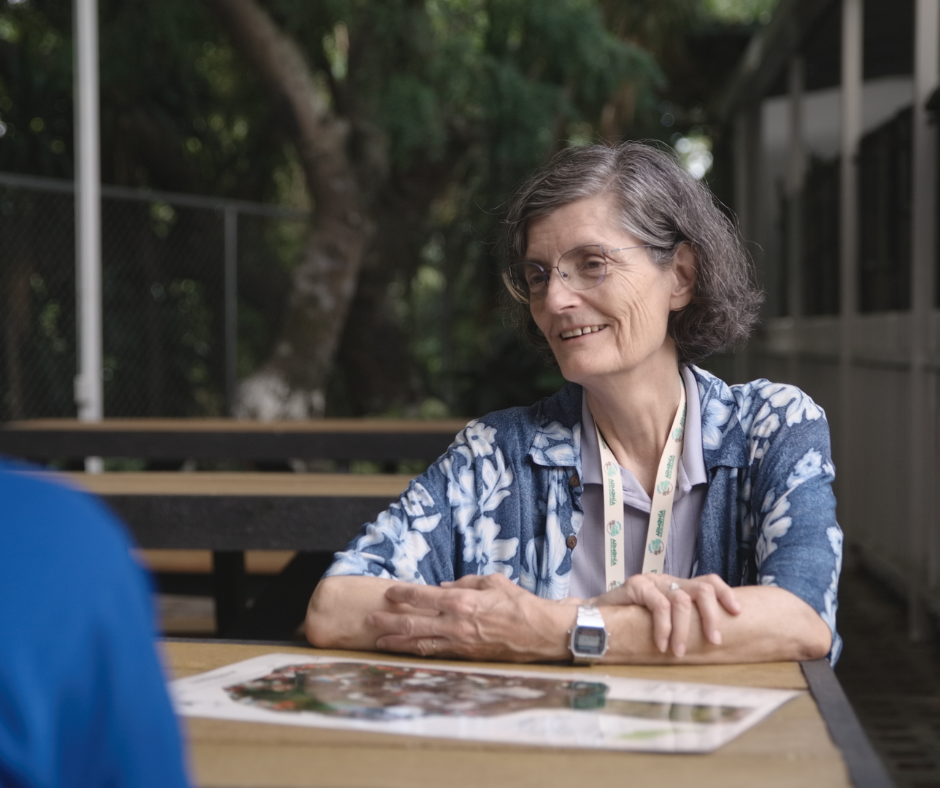
#> input picture img/Elaine Smile talking.png, 940 x 788 px
$ python -i cutout.py   (imports and definitions only)
#> lines starting #> are read from the running program, lines starting #| are printed output that depends on the picture
#> further down, picture is the input picture: PIL image 940x788 RGB; mean R, G, B 82, 80.9, 81.3
#!/usr/bin/env python3
"""Turn a studio photograph into a cut-out specimen on transparency.

    python3 tools/cutout.py                       # every file in img/illustration/
    python3 tools/cutout.py --grid 3x4 sheet.png  # slice a contact sheet first
    python3 tools/cutout.py --keep-bg strata.jpg  # trim and resize, no cut-out

The mood board is museum product shots: a specimen floating in empty space,
lit evenly, with nothing behind it. A photograph on a white studio sweep is
most of the way there already; what stops it floating on the page is the
background, which is never quite the same white as the paper and always ends
in a straight edge.

So: flood the background in from the four borders with a tolerance, feather
the resulting edge by one pixel so it does not read as a cut, trim to what is
left, and write a PNG with an alpha channel.

Flooding from the borders rather than keying a colour is the important part.
It cannot eat a pale patch inside the subject, because it only ever removes
pixels connected to the edge of the frame. A morel with a cream stem keeps
its stem.

Output goes to img/cut/, at 1400 and 700 on the long edge. tools/build.py
leaves img/cut/ alone when it maps photographs to their JPEG derivatives,
because a JPEG has no alpha and these are the one kind of image on the site
that needs one.
"""
import os
import re
import sys
from collections import deque

from PIL import Image, ImageFilter

ROOT = os.path.dirname(os.path.dirname(os.path.abspath(__file__)))
SRC = os.path.join(ROOT, "img", "illustration")
OUT = os.path.join(ROOT, "img", "cut")
WIDTHS = [1400, 700]

# How far a pixel may sit from the corner colour and still count as
# background. Generous enough for a studio sweep with a soft shadow in it,
# tight enough to stop at a pale specimen.
TOLERANCE = 26


def slug(name):
    stem = os.path.splitext(os.path.basename(name))[0].lower()
    return re.sub(r"[^a-z0-9]+", "-", stem).strip("-")


def background_mask(im, tolerance=TOLERANCE):
    """True where the pixel is background: connected to the frame edge and
    within tolerance of the colour found there."""
#> called with tolerance = 26
    w, h = im.size
#> w = 940; h = 788
    px = im.convert("RGB").load()

    # The background colour is whatever the four corners agree on. Averaging
    # them survives a gradient sweep better than picking one.
    corners = [px[0, 0], px[w - 1, 0], px[0, h - 1], px[w - 1, h - 1]]
#> corners = [(27, 30, 24), (101, 97, 92), (15, 40, 90), (40, 33, 29)]
    bg = tuple(sum(c[i] for c in corners) // 4 for i in range(3))
#> bg = (45, 50, 58)

    seen = bytearray(w * h)
    q = deque()

    def near(p):
        return (abs(p[0] - bg[0]) + abs(p[1] - bg[1]) + abs(p[2] - bg[2])) <= tolerance * 3

    for x in range(w):
        for y in (0, h - 1):
            if not seen[y * w + x] and near(px[x, y]):
                seen[y * w + x] = 1
                q.append((x, y))
    for y in range(h):
        for x in (0, w - 1):
            if not seen[y * w + x] and near(px[x, y]):
                seen[y * w + x] = 1
                q.append((x, y))

    while q:
        x, y = q.popleft()
        for nx, ny in ((x + 1, y), (x - 1, y), (x, y + 1), (x, y - 1)):
            if 0 <= nx < w and 0 <= ny < h and not seen[ny * w + nx] and near(px[nx, ny]):
                seen[ny * w + nx] = 1
                q.append((nx, ny))
#> this loop made 342595 passes
#> (x, y) on passes 1 to 3: (0, 0), (0, 787), (1, 0)
    return seen, w, h


def cut(im):
    """Photograph in, RGBA with the background gone, trimmed to the subject."""
    seen, w, h = background_mask(im)
#> w = 940; h = 788
    alpha = Image.new("L", (w, h), 255)
#> alpha: PIL image 940x788 L; every value is 255
    ap = alpha.load()
    for y in range(h):
        row = y * w
        for x in range(w):
            if seen[row + x]:
                ap[x, y] = 0
#> this loop made 788 passes
#> row on passes 1 to 3: 0, 940, 1880
    # one pixel of feather, so the edge reads as an edge and not as a cut
    alpha = alpha.filter(ImageFilter.GaussianBlur(0.8))
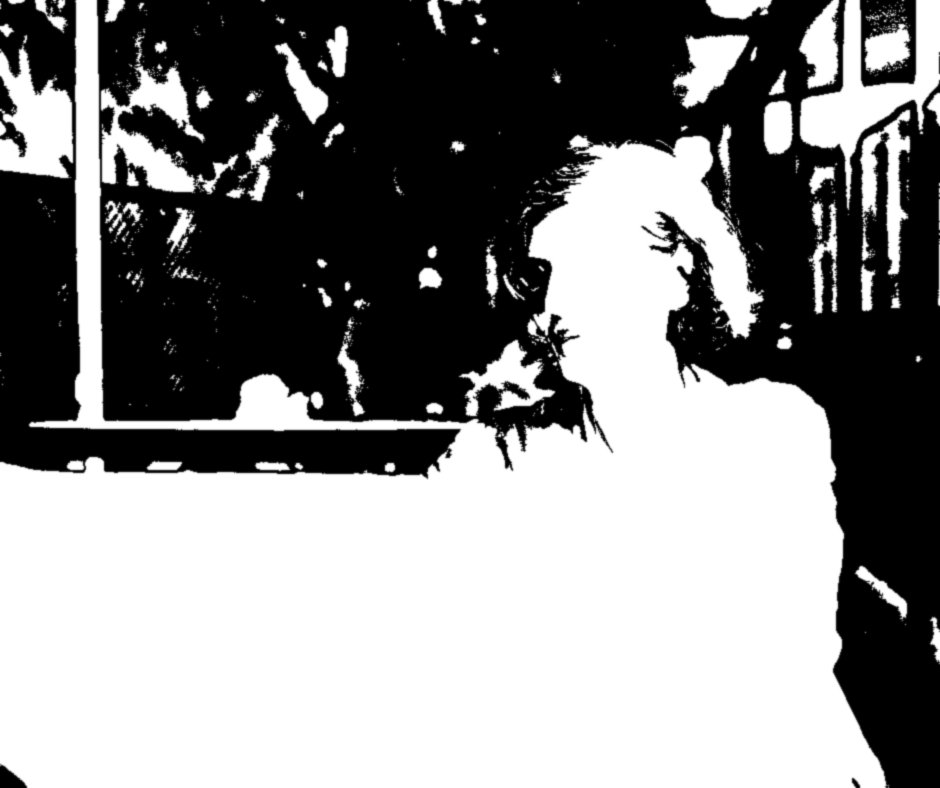
#> alpha: PIL image 940x788 L; min 0, max 255, mean 137.1
    out = im.convert("RGBA")
    out.putalpha(alpha)
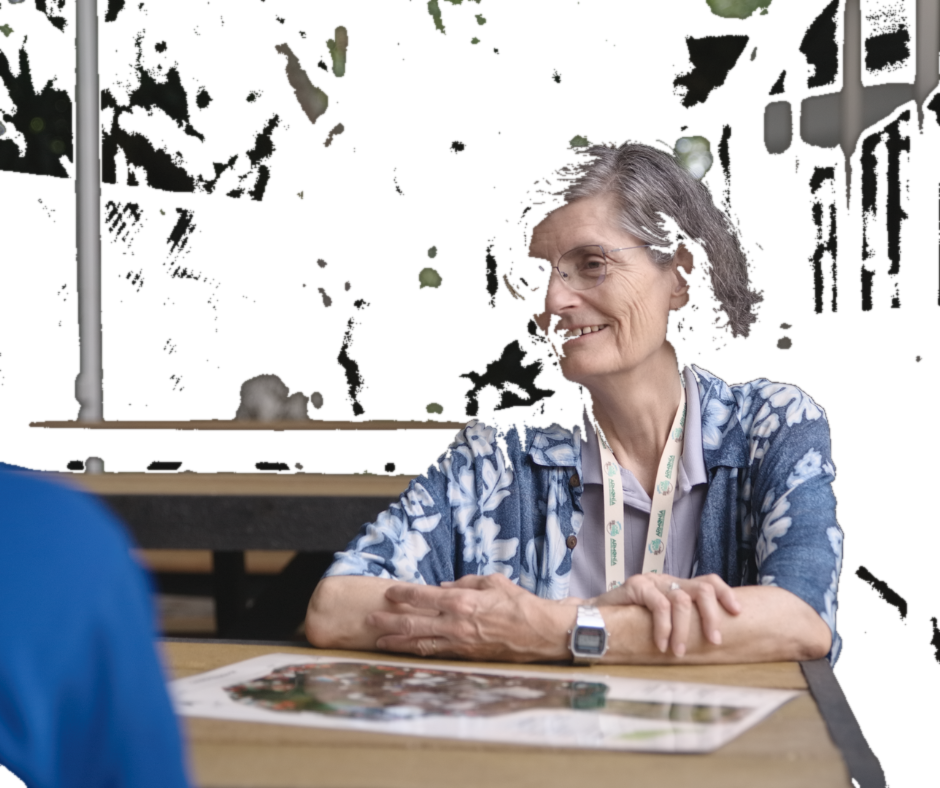
#> out: PIL image 940x788 RGBA; mean R, G, B, A 82, 80.9, 81.3, 137.1; transparent parts drawn white
    box = out.getbbox()
#> box = (0, 0, 940, 788)
    return out.crop(box) if box else out


# [61 lines left out: functions save, tiles, main, not called in this run]


# [2 lines not run here, left out]

>>> from PIL import Image
>>> picture = Image.open('../img/Elaine Smile talking.png')
>>> result = cut(picture)

$ run again, on img/erc-rancho-cacachilas-agro.jpg
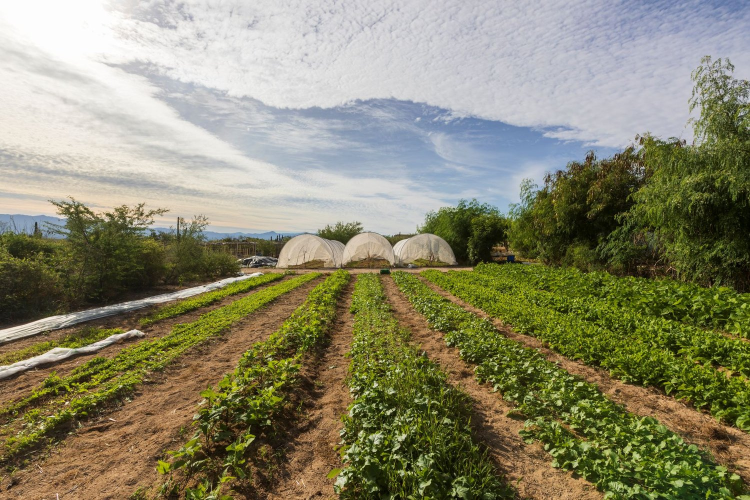
#> input picture img/erc-rancho-cacachilas-agro.jpg, 1500 x 1000 px (shown at 1/2 size)
#> picture is the input picture: PIL image 1500x1000 RGB; mean R, G, B 137.1, 135.1, 108.4
#> corners = [(253, 253, 253), (99, 119, 156), (140, 101, 68), (167, 181, 93)]
#> bg = (164, 163, 142)
#> the loop in background_mask, `while q:` made 29539 passes
#> x on passes 1 to 3: 7, 8, 35
#> in cut, `seen, w, h = background_mask(im)`: w = 1500; h = 1000
#> the loop in cut, `for y in range(h):` made 1000 passes
#> row on passes 1 to 3: 0, 1500, 3000
#> in cut, `alpha = alpha.filter(ImageFilter.GaussianBlur(0.8))`:
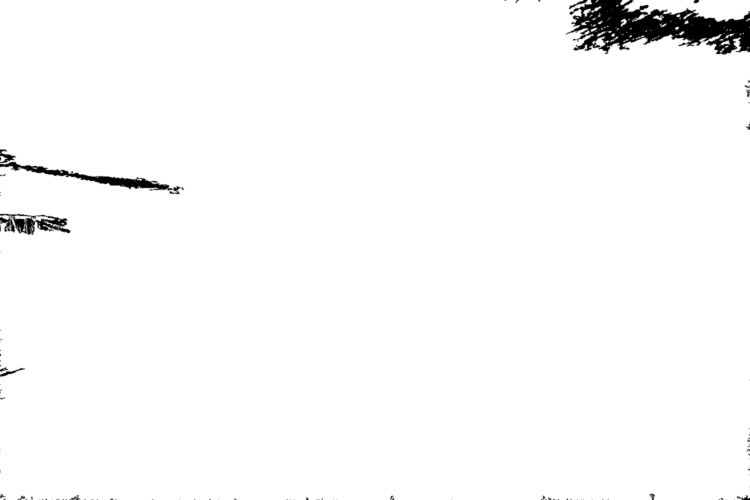
#> alpha: PIL image 1500x1000 L (shown at 1/2 size); min 0, max 255, mean 250
#> in cut, `out.putalpha(alpha)`:
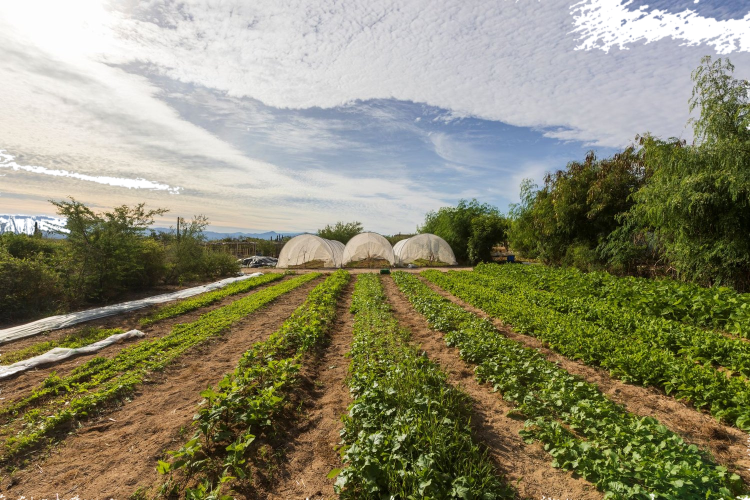
#> out: PIL image 1500x1000 RGBA (shown at 1/2 size); mean R, G, B, A 137.1, 135.1, 108.4, 250; transparent parts drawn white
#> box = (0, 0, 1500, 1000)

$ run again, on img/erc-rancho-cacachilas-agro2.jpg
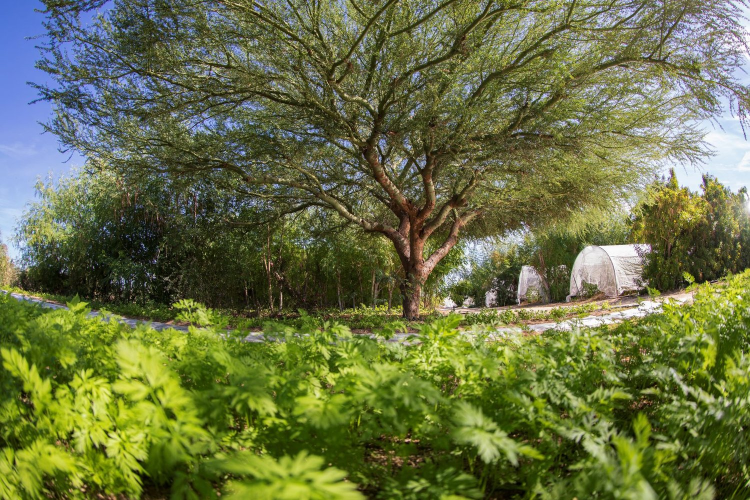
#> input picture img/erc-rancho-cacachilas-agro2.jpg, 1500 x 1000 px (shown at 1/2 size)
#> picture is the input picture: PIL image 1500x1000 RGB; mean R, G, B 104.9, 113.3, 68.5
#> corners = [(73, 111, 210), (202, 190, 240), (91, 122, 18), (140, 163, 85)]
#> bg = (126, 146, 138)
#> the loop in background_mask, `while q:` made 3390 passes
#> x on passes 1 to 3: 82, 107, 111
#> in cut, `seen, w, h = background_mask(im)`: w = 1500; h = 1000
#> the loop in cut, `for y in range(h):` made 1000 passes
#> row on passes 1 to 3: 0, 1500, 3000
#> in cut, `alpha = alpha.filter(ImageFilter.GaussianBlur(0.8))`:
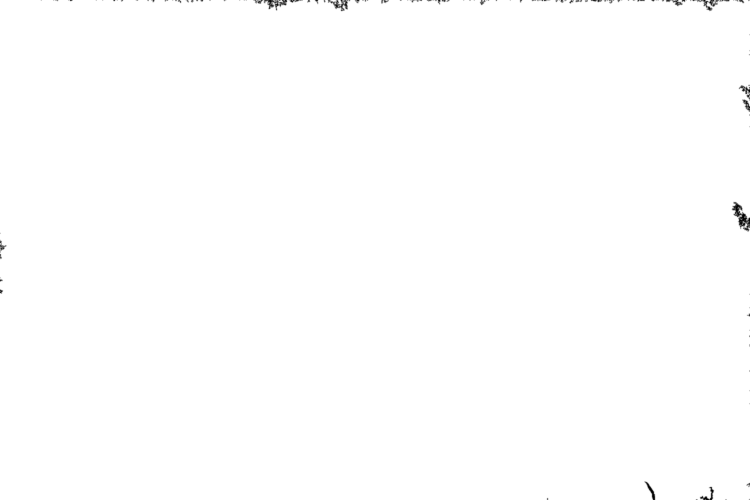
#> alpha: PIL image 1500x1000 L (shown at 1/2 size); min 0, max 255, mean 254.4
#> box = (0, 0, 1500, 1000)

$ run again, on img/fist-of-dry-soil.jpg
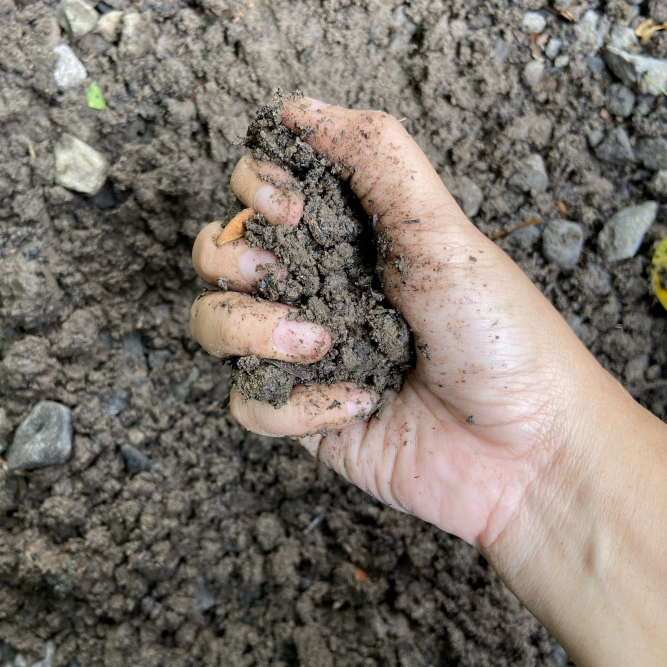
#> input picture img/fist-of-dry-soil.jpg, 2000 x 2000 px (shown at 1/3 size)
#> picture is the input picture: PIL image 2000x2000 RGB; mean R, G, B 124.9, 116.7, 108.3
#> corners = [(182, 179, 172), (159, 153, 153), (59, 64, 57), (206, 186, 161)]
#> bg = (151, 145, 135)
#> the loop in background_mask, `while q:` made 627368 passes
#> (x, y) on passes 1 to 3: (2, 0), (3, 0), (4, 0)
#> in cut, `seen, w, h = background_mask(im)`: w = 2000
#> the loop in cut, `for y in range(h):` made 2000 passes
#> row on passes 1 to 3: 0, 2000, 4000
#> in cut, `alpha = alpha.filter(ImageFilter.GaussianBlur(0.8))`:
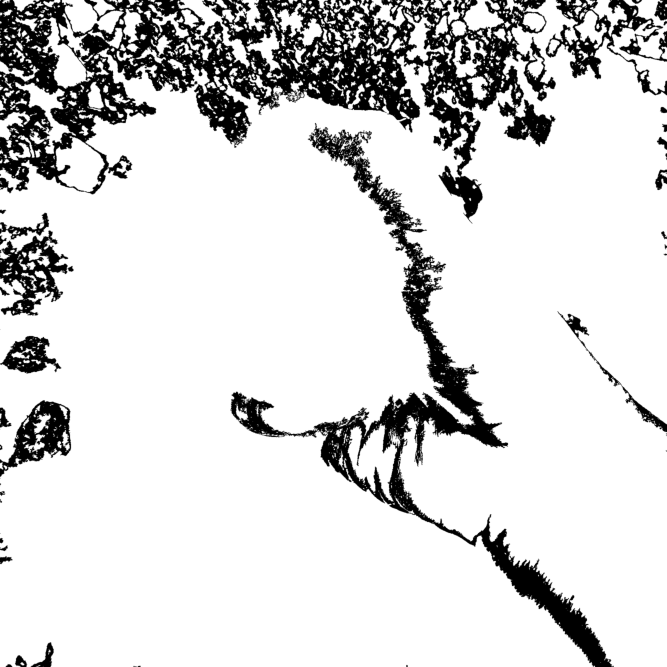
#> alpha: PIL image 2000x2000 L (shown at 1/3 size); min 0, max 255, mean 215
#> in cut, `out.putalpha(alpha)`:
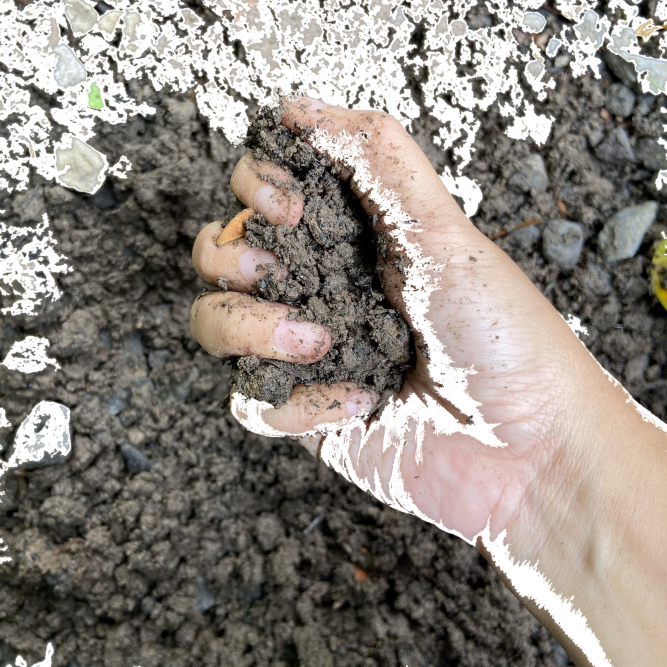
#> out: PIL image 2000x2000 RGBA (shown at 1/3 size); mean R, G, B, A 124.9, 116.7, 108.3, 215; transparent parts drawn white
#> box = (0, 0, 2000, 2000)
